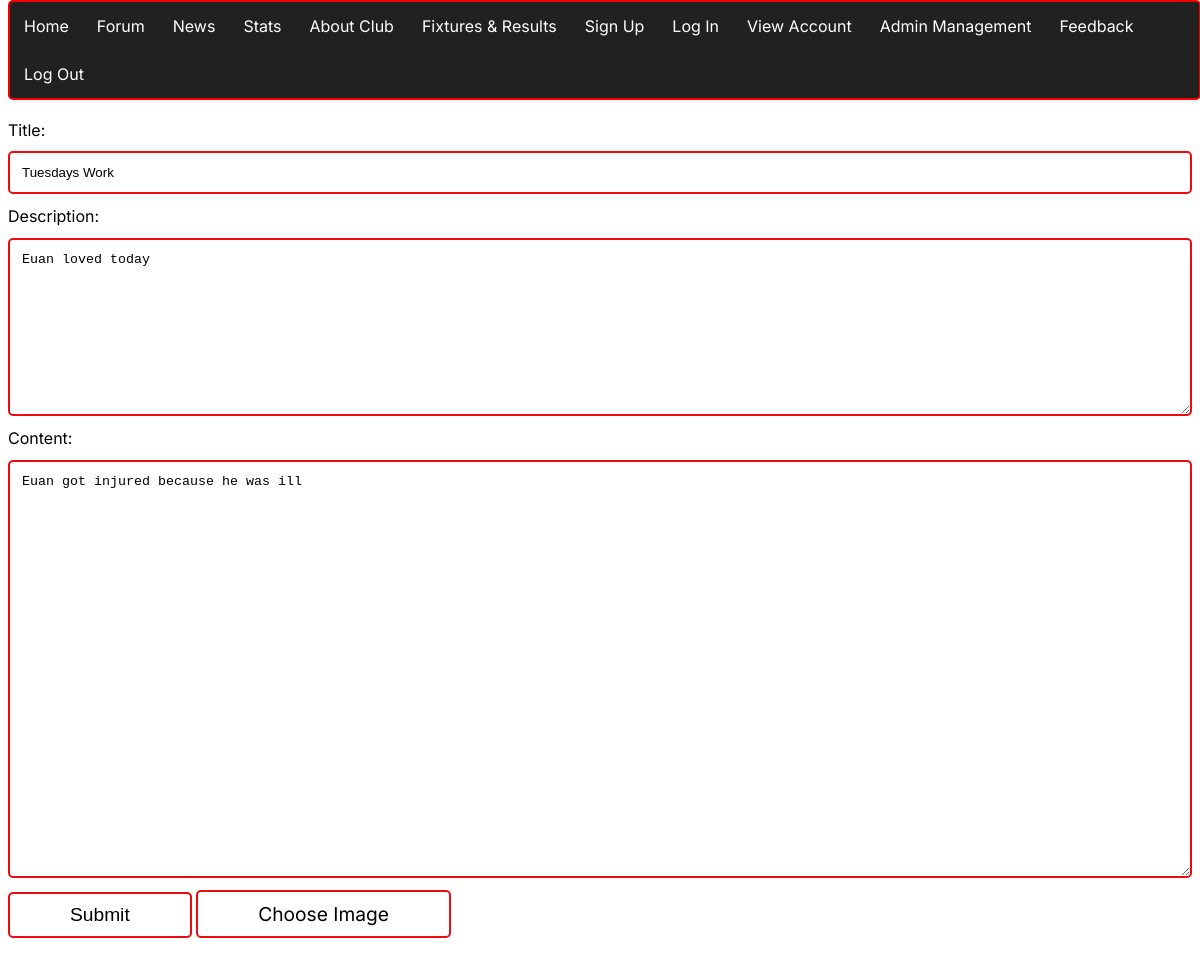
The app's page /edit_news.php?id=17 (signed in) with its own data.
### tables this page shows
CREATE TABLE `news` (
  `id` int(11) NOT NULL,
  `title` text NOT NULL,
  `description` text NOT NULL,
  `picture` blob NOT NULL,
  `content` text NOT NULL,
  `username` text NOT NULL,
  `time_created` timestamp NOT NULL DEFAULT current_timestamp() ON UPDATE current_timestamp(),
  `comments` text NOT NULL
);

### edit_news.php (the view, shortened to what this page needs)
<?php
    include 'nav.php';
    $id = $_GET['id'];
    $SQL = "SELECT title, description, content, picture FROM news WHERE id = $id";
    $result= $conn->query($SQL);
    $row = $result->fetch_assoc();
    if($result->num_rows == 0) {
        echo "No Article Found!";
    }else{
        $title = $row['title'];
        $description = $row['description'];
        $content = htmlentities($row['content']);
    }
?>
<!DOCTYPE html>
<html lang="en">
<head>
    <link rel="stylesheet" href="main.css">
    <link rel="stylesheet" href="edit_news.css">
    <link rel="stylesheet" href="feedback.css">
</head>
<body>
<h1><u>Edit News</u></h1>
<form action="edit_news_validate.php" method="post" enctype="multipart/form-data">
        <label for="title">Title: </label><br>
        <input type="text" name="title" id="title" value="<?php echo $title;?>" size="34">
        <br>
        <label for="description_txt">Description: </label><br>
        <textarea name="description" id="description_txt" cols="100" rows="10"><?php echo $description; ?></textarea><br>
        <label for="content">Content: </label><br>
        <textarea name="content" id="content" cols="180" rows="26"><?php echo $content; ?></textarea>
        <br>
        <button type="submit" class="btn" onclick="alert('Thanks for submitting!')">Submit</button>
        <label for="pictureup" class="custom-file-upload">Choose Image </label>
    </form>
</body>
</html>

### main.css (style rules this page uses)
body { font-family: "Inter", sans-serif; font-optical-sizing: auto; font-weight: weight; font-style: normal; }
button[type=submit] { text-align: center; border: 2px solid #EE0A0E; padding: 10px 60px; border-radius: 5px; cursor: pointer; background-color: white; text-decoration: none; color: black; display: inline-block; font-size: 120%; transition-duration: 0.4s; }
.custom-file-upload { text-align: center; border: 2px solid #EE0A0E; padding: 10px 60px; border-radius: 5px; cursor: pointer; background-color: white; text-decoration: none; color: black; display: inline-block; font-size: 120%; transition-duration: 0.4s; }

### edit_news.css (style rules this page uses)
h1 { margin-top: 5%; }

### feedback.css (style rules this page uses)
input[type=text], select, textarea { width: 100%; padding: 12px; border: 2px solid #EE0A0E; border-radius: 5px; box-sizing: border-box; margin-top: 1%; margin-bottom: 1%; resize: vertical; }
h1 { margin-top: 5%; }

### records on screen
news: title "Tuesdays Work", description "Euan loved today", content "Euan got injured because he was ill"
